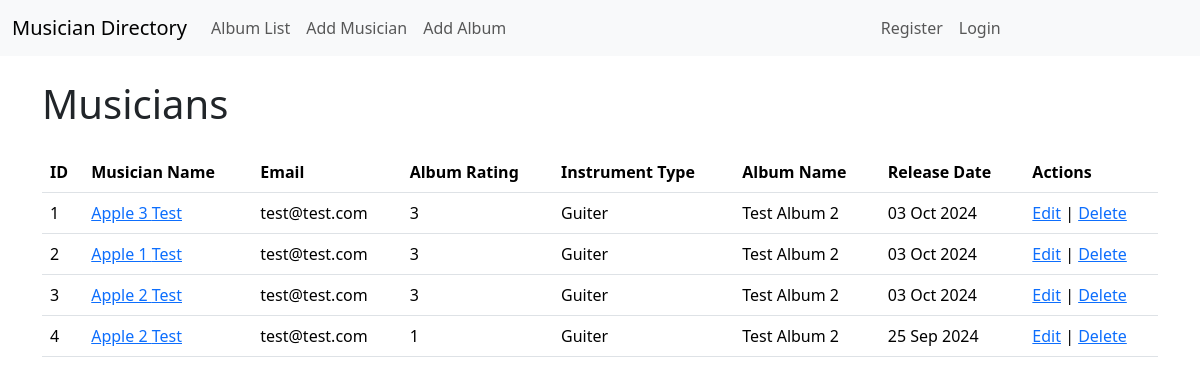
The page / on the database its author committed.
### musician/models.py (models this page shows, shortened)
class Musician(models.Model):
    first_name = models.CharField(max_length=512)
    last_name = models.CharField(max_length=512)
    email = models.EmailField(max_length=512)
    phone_number = models.CharField(max_length=512)
    instrument_type = models.CharField(max_length=512)
    album = models.ForeignKey(Album, null=True, on_delete=models.SET_NULL)

### album/models.py (models this page shows, shortened)
class Album(models.Model):
    album_name = models.CharField(max_length=1024)
    album_release_date = models.DateField()
    RATING_CHOICES = [
        (1, "1"),
        (2, "2"),
        (3, "3"),
        (4, "4"),
        (5, "5"),
    ]
    rating = models.IntegerField(choices=RATING_CHOICES, default=5)

### musician/views.py (the view)
# urls.py: path("", views.ShowMusicians.as_view(), name="all_musicians"),
class ShowMusicians(ListView):
    model = Musician

### musician/templates/musician/musician_list.html
{% extends "base.html" %}
{% block content %}
<h1 class="mb-4">Musicians</h1>
<div class="table-responsive">
  <table class="table">
    <thead>
      <tr>
        <th scope="col">ID</th>
        <th scope="col">Musician Name</th>
        <th scope="col">Email</th>
        <th scope="col">Album Rating</th>
        <th scope="col">Instrument Type</th>
        <th scope="col">Album Name</th>
        <th scope="col">Release Date</th>
        <th scope="col">Actions</th>
      </tr>
    </thead>
    <tbody>
		{% for singleMusician in object_list %}
		  <tr>
			  <td>{{ singleMusician.id }}</td>
			  <td>
				  <a href="{% url "musician:edit_musician" pk=singleMusician.id %}">
					  {{ singleMusician.first_name }} {{ singleMusician.last_name }}
				  </a>
			  </td>
			  <td>{{ singleMusician.email }}</td>
			  <td>{{ singleMusician.album.rating }}</td>
			  <td>{{ singleMusician.instrument_type }}</td>
			  <td>{{ singleMusician.album.album_name }}</td>
			  <td>{{ singleMusician.album.album_release_date|date:"d M Y" }}</td>
			  <td>
				  <a href="{% url "album:edit_album" pk=singleMusician.album.id %}">Edit</a>
				  |
				  <a href="{% url "album:delete_album" pk=singleMusician.album.id %}">Delete</a></td>
		  </tr>
		{% endfor %}
    </tbody>
  </table>
</div>
{% endblock content %}

### rows shown on the page
Musician: id "1", first_name "Apple 3", last_name "Test", email "test@test.com", album.rating "3", instrument_type "Guiter", album.album_name "Test Album 2", album.album_release_date "03 Oct 2024"
Musician: id "2", first_name "Apple 1", last_name "Test", email "test@test.com", album.rating "3", instrument_type "Guiter", album.album_name "Test Album 2", album.album_release_date "03 Oct 2024"
Musician: id "3", first_name "Apple 2", last_name "Test", email "test@test.com", album.rating "3", instrument_type "Guiter", album.album_name "Test Album 2", album.album_release_date "03 Oct 2024"
Musician: id "4", first_name "Apple 2", last_name "Test", email "test@test.com", album.rating "1", instrument_type "Guiter", album.album_name "Test Album 2", album.album_release_date "25 Sep 2024"
